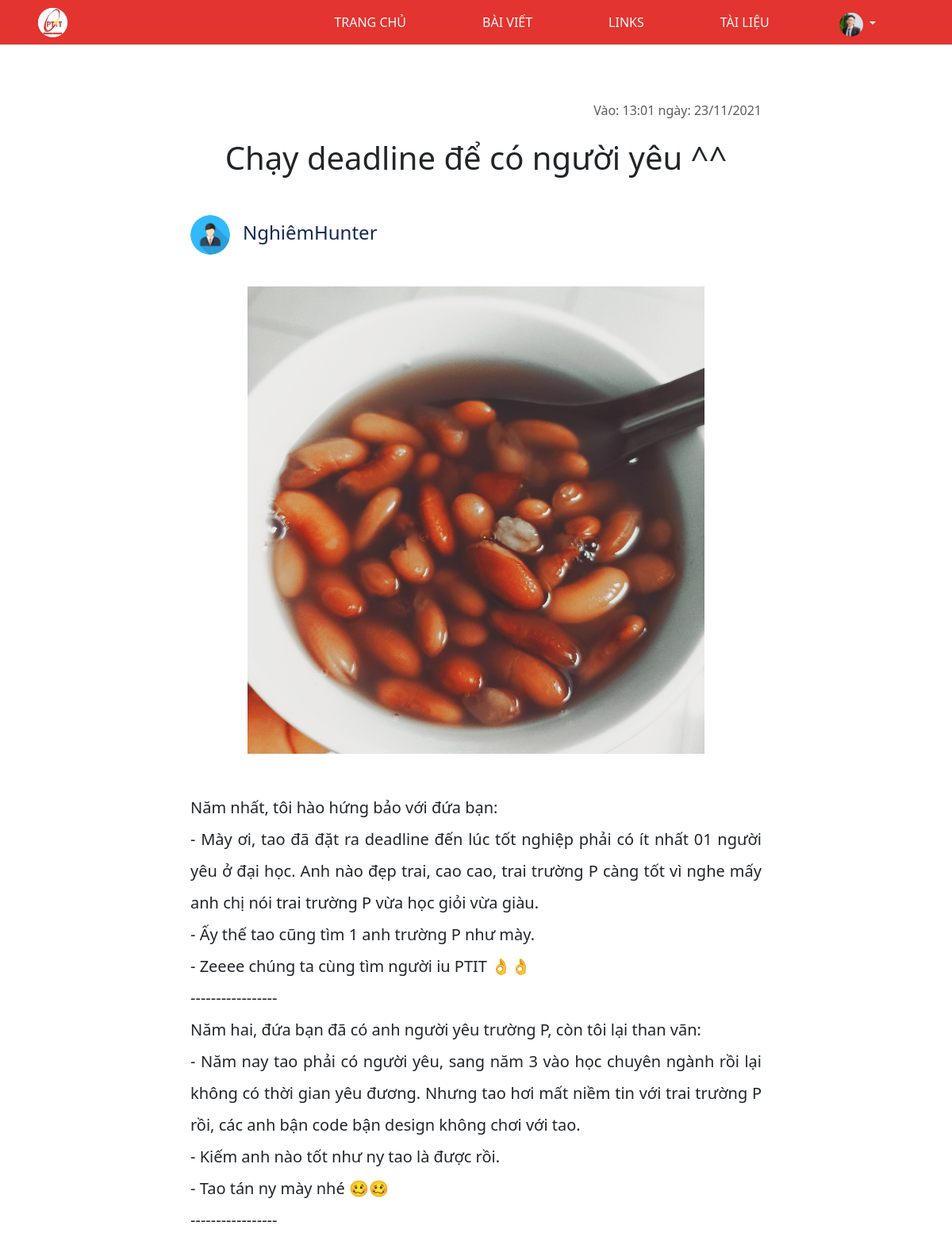
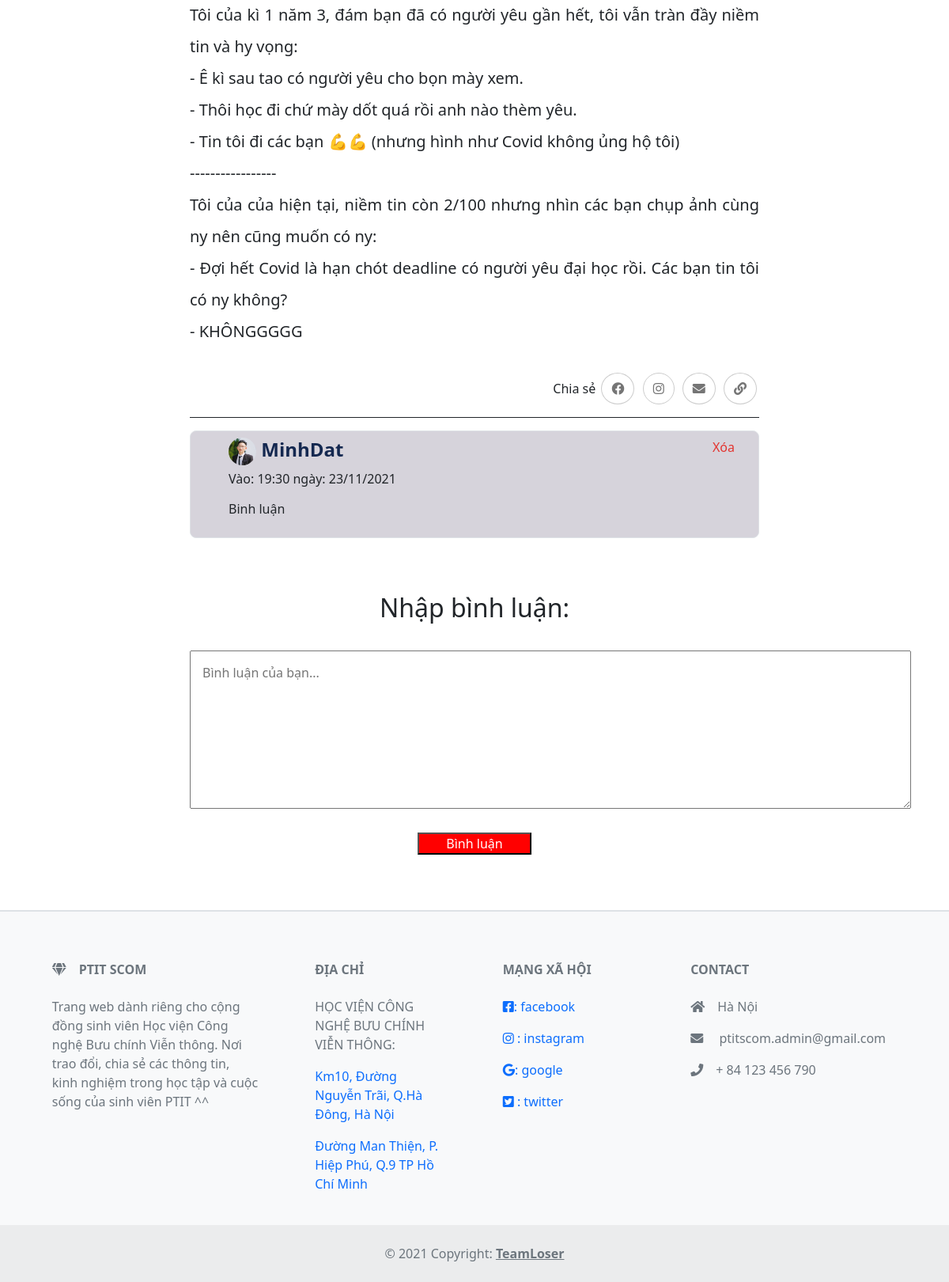
/blog/123 (signed in), run on the app's committed database (2 pictures, top to bottom).
### authen/models.py (models this page shows)
class userProfile(models.Model):
    user=models.OneToOneField(User, null=True, on_delete=models.CASCADE)
    avatar=models.ImageField(null=True, blank=True)

### blog/models.py (models this page shows, shortened)
class Post(models.Model):
    threeLine = models.TextField(null=True)
    auth = models.ForeignKey(settings.AUTH_USER_MODEL, on_delete=models.CASCADE, null=True)
    title =models.TextField()
    bodyBlog=models.TextField()
    date=models.TextField(null=True)
    image=models.ImageField(null=True)
    datetime=models.DateTimeField(auto_now=True)

class Comment(models.Model):
    post = models.ForeignKey(Post, on_delete=models.CASCADE, related_name='comments')
    auth = models.ForeignKey(settings.AUTH_USER_MODEL, on_delete=models.CASCADE)
    body = models.TextField()
    date=models.TextField(null=True)

### blog/views.py (the view, shortened to what this page needs)
# urls.py: path('<int:pk>', views.post, name='post'),
@login_required(login_url='login')
def post(request, pk):
    post=get_object_or_404(Post, pk=pk)
    id=post.auth_id
    uProfile=userProfile.objects.all()
    userprofile=userProfile.objects.get(user_id=id)
    form=CommentForm()
    return render(request, "post.html", {"post":post, "form":form, 'userprofile':userprofile,"uProfile":uProfile})

### blog/forms.py (shortened to what this page needs)
class CommentForm(forms.ModelForm):
    def __init__(self, *args, **kwargs):
        self.author=kwargs.pop('author', None)
        self.post=kwargs.pop('post', None)
        super().__init__(*args, **kwargs)
    class Meta:
        model =Comment
        fields=['body']

### blog/templates/post.html (shortened to what this page needs)
{% extends "home_base.html" %}
{% load static %}
  {% block css %}
    <link rel="stylesheet" href="{% static 'css/style_blog.css' %}">
  {% endblock %}
{% block content %}
    <main>
        <div class="content-blog " style="padding: 70px 20%">
            <p class="float-end opacity-75">{{post.date}}</p>
            <center><h1 class="mt-5">{{post.title}}</h1></center>
            <div class="auth-blog d-flex mt-5">
                <img src="{{userprofile.avatar.url}}" alt="" class="rounded-circle " style="width: 50px;">
                <span class="mt-2 ms-3">
                    <h4><a href="{% url 'profile' post.auth.id %}" style="text-decoration: none; color: #142850;">{{post.auth}}</a></h4>
                </span>
            </div>
            <div class="content-blog--text lh-lg fs-5 mt-4 text-ali text-center pb-4"
             style="text-align: justify ">
                <img class="mt-3 mb-5"src="{{post.image.url}}" alt="" style="width: 80%">
                {{post.bodyBlog|safe|linebreaks}}
            </div>
            <div class=" border-bottom border-dark border-1 pb-5">
                <div class="content-blog--share float-end" >
                    <span>Chia sẻ </span>
                    <a href="https://www.facebook.com/profile"><i class="fab fa-facebook"></i></a>
                    <a href="https://www.instagram.com"><i class="fab fa-instagram"></i></a>
                    <a href="https://mail.google.com/mail"><i class="fas fa-envelope"></i></a>
                    <a href=""><i class="fas fa-link"></i></a>
                </div>
            </div>
      {% for comment in post.comments.all %}
      <div class="mb-3 mt-3 border ps-5 py-2" style="background-color: #d6d3db;border-radius: 8px;">
        <div class="d-flex justify-content-between">
           {% for User in uProfile %}
              {% if User.user_id == comment.auth_id %}
                <h4><img src="{{User.avatar.url}}" alt="" width=35px height=35px style="border-radius: 100%;"> <strong><a
                href="{% url 'profile' post.auth.id %}" style="color: #142850; text-decoration: none;">{{comment.auth}}</a></strong></h4>
              {% endif %}
          {% endfor %}
        {% if user.is_superuser or post.auth.id == user.id  %}
        <a href="{% url 'delete_comment' comment.id %}" style="text-decoration: none;color: #e3342f;margin-right: 30px;">Xóa</a>
      {% endif%}
        </div>
        <h6><p>{{comment.date}}</p></h6>
      <p>{{comment.body|linebreaks}}</p>
      </div>
    {% endfor %}
  {% if user.username %}
    <form action="{% url 'post' post.id %}" method="POST" class="text-center">
      <label class="fs-2 mt-5"> Nhập bình luận:  </label>
      <textarea name="comment" type="text" id="" cols="30" rows="10" style="width: 912px;
      height: 200px;padding: 15px ; margin-top: 30px;" placeholder="Bình luận của bạn..."></textarea>
      <br/>
      <br/>
      <input type="submit"  value="Bình luận" style="width: 20%; background-color: red; color:#fff"/>
    </form>
  {% endif %}
        </div>
    </main>
{% endblock %}

### home/templates/home_base.html (shortened to what this page needs)
<!DOCTYPE html>
<html lang="en">
<head>
{% load static %}
  {% block css %}
  {% endblock %}
  <link rel="stylesheet" href="{% static 'css/style_home.css' %}">
  <link href="https://cdn.jsdelivr.net/npm/bootstrap@5.1.2/dist/css/bootstrap.min.css" rel="stylesheet">
  <link rel="stylesheet" href="https://pro.fontawesome.com/releases/v5.10.0/css/all.css"
 />
</head>
<body>
  <header class="">
    <nav class="
        d-flex
        align-items-center
        justify-content-between
        navbar-expand-sm
        px-md-4
        ps-3
        px-lg-5
        py-sm-2 py-2
        border-bottom
      ">
      <img src="{% static 'image/logo_ptit.png' %}" class="bg-light rounded-circle" alt="" width="37px" height="37px">
      <div class="navbar-nav d-none d-sm-inline-block">
        <ul class="navbar-nav header-menu">
          <li class="nav-item">
            <a class="nav-link text-light" href="{% url 'home' %}">TRANG CHỦ</a>
          </li>
          <li class="nav-item border-dark">
            <a class="nav-link text-light blog" href="{% url 'blog' %}">BÀI VIẾT</a>
          </li>
          <li class="nav-item">
            <a class="nav-link text-light" href="{% url 'link' %}">LINKS</a>
          </li>
          <li class="nav-item">
            <a class="nav-link text-light" href="{% url 'document' %}">TÀI LIỆU</a>
          </li>
          <li class="nav-item mt-2 me-5">
            <div class="dropdown">
              <button type="button" class="border-0 dropdown-toggle btn-user" data-bs-toggle="dropdown">
                  <img src="{{user.userprofile.avatar.url}}" style="width:30px;border-radius: 100%; height:30px ">
              </button>
            </div>
          </li>
        </ul>
      </div>
    </nav>
  </header>
    {% block content %}
    {%endblock%}
  <footer class="text-center bg-light text-muted pt-3 border-top border-2">
    <section class="">
      <div class="container text-center text-md-start mt-5">
        <div class="row mt-3">
          <div class="col-md-3 col-lg-4 col-xl-3 mx-auto mb-4">
            <h6 class="text-uppercase fw-bold mb-4">
              <i class="fas fa-gem me-3"></i>PTIT SCom
            </h6>
            <p>
              Trang web dành riêng cho cộng đồng sinh viên Học viện Công nghệ Bưu chính Viễn thông.
              Nơi trao đổi, chia sẻ các thông tin, kinh nghiệm trong học tập và cuộc sống của sinh viên PTIT ^^
            </p>
          </div>
          <div class="col-md-2 col-lg-2 col-xl-2 mx-auto mb-4">
            <h6 class="text-uppercase fw-bold mb-4">
              Địa chỉ
            </h6>
            <p >HỌC VIỆN CÔNG NGHỆ BƯU CHÍNH VIỄN THÔNG:</p>
            <p>
              <a href="#!" class="text-decoration-none ">
                Km10, Đường Nguyễn Trãi, Q.Hà Đông, Hà Nội</a>
            </p>
            <p>
              <a href="#!" class="text-decoration-none  ">Đường Man Thiện, P. Hiệp Phú, Q.9 TP Hồ Chí Minh</a>
            </p>
          </div>
          <div class="col-md-3 col-lg-2 col-xl-2 mx-auto mb-4">
            <h6 class="text-uppercase fw-bold mb-4">
            MẠNG XÃ HỘI
            </h6>
            <p>
              <a href="https://www.facebook.com/nghiemhunter1904/" class="text-decoration-none "><i class="fab fa-facebook-square"></i>: facebook</a>
            </p>
            <p>
              <a href="https://www.instagram.com/nghiem_hunter_1904/" class="text-decoration-none "><i class="fab fa-instagram"></i>  : instagram</a>
            </p>
            <p>
              <a href="#!" class="text-decoration-none "><i class="fab fa-google"></i>: google</a>
            </p>
            <p>
              <a href="https://twitter.com/BLACKPINK" class="text-decoration-none "><i class="fab fa-twitter-square"></i> : twitter</a>
            </p>
          </div>
          <div class="col-md-4 col-lg-3 col-xl-3 mx-auto mb-md-0 mb-4">
            <h6 class="text-uppercase fw-bold mb-4">
              Contact
            </h6>
            <p><i class="fas fa-home me-3"></i>Hà Nội</p>
            <p>
              <i class="fas fa-envelope me-3"></i>
              ptitscom.admin@gmail.com
            </p>
            <p><i class="fas fa-phone me-3"></i>+ 84 123 456 790</p>
          </div>
        </div>
      </div>
    </section>
    <div class="text-center p-4" style="background-color: rgba(0, 0, 0, 0.05);">
      © 2021 Copyright:
      <a class="text-reset fw-bold" href="https://mdbootstrap.com/">TeamLoser</a>
    </div>
  </footer>
</body>
</html>

### blog/static/css/style_blog.css (style rules this page uses)
* { padding: 0; margin: 0; box-sizing: border-box; }
a { text-decoration: none; }
header { background-color: #e3342f; ; }
.btn-user { background-color: #e3342f; color: #fff; }
.header-menu>li { margin: 0 40px; }
.content-blog--text>p { text-align: justify; }
.content-blog--share a { margin: 0 3px; }
.content-blog--share a { margin: 0 3px; border: 1px solid #ccc; color: #757575; padding: 8px 12px; border-radius: 100%; }

### home/static/css/style_home.css (style rules this page uses)
* { padding: 0; margin: 0; box-sizing: border-box; }
a { text-decoration: none; }
header { background-color: #e3342f; ; }
.btn-user { background-color: #e3342f; color: #fff; }
.header-menu>li { margin: 0 40px; }
.content-blog { padding: 70px 20%; }
.content-blog--text>p { text-align: justify; }
.content-blog--share a { margin: 0 3px; }
.content-blog--share a { margin: 0 3px; border: 1px solid #ccc; color: #757575; padding: 8px 12px; border-radius: 100%; }

### data on the page
Post: date "Vào: 13:01 ngày: 23/11/2021", title "Chạy deadline để có người yêu ^^", auth "NghiêmHunter", image (picture), bodyBlog "Năm nhất, tôi hào hứng bảo với đứa bạn: - Mày ơi, tao đã đặt ra deadline đến lúc tốt nghiệp phải có ít nhất 01 người yêu ở đại học. Anh nào đẹp trai, cao cao, trai trường P càng tốt vì nghe mấy anh chị nói trai trường P vừa học giỏi vừa giàu. - Ấy thế tao cũng tìm 1 anh trường P như mày. - Zeeee chúng ta cùng tìm người iu PTIT 👌👌 ----------------- Năm hai, đứa bạn đã có anh người yêu trường P, còn tôi lại than vãn: - Năm nay tao phải có người yêu, sang năm 3 vào học chuyên ngành rồi lại không có thời gian yêu đương. Nhưng tao hơi mất niềm tin với trai trường P rồi, các anh bận code bận design không chơi với tao. - Kiếm anh nào tốt như ny tao là được rồi. - Tao tán ny mày nhé 🥴🥴…"
userProfile: avatar (placeholder picture)
Comment: auth "MinhDat", date "Vào: 19:30 ngày: 23/11/2021", body "Binh luận"
userProfile: avatar (picture)
